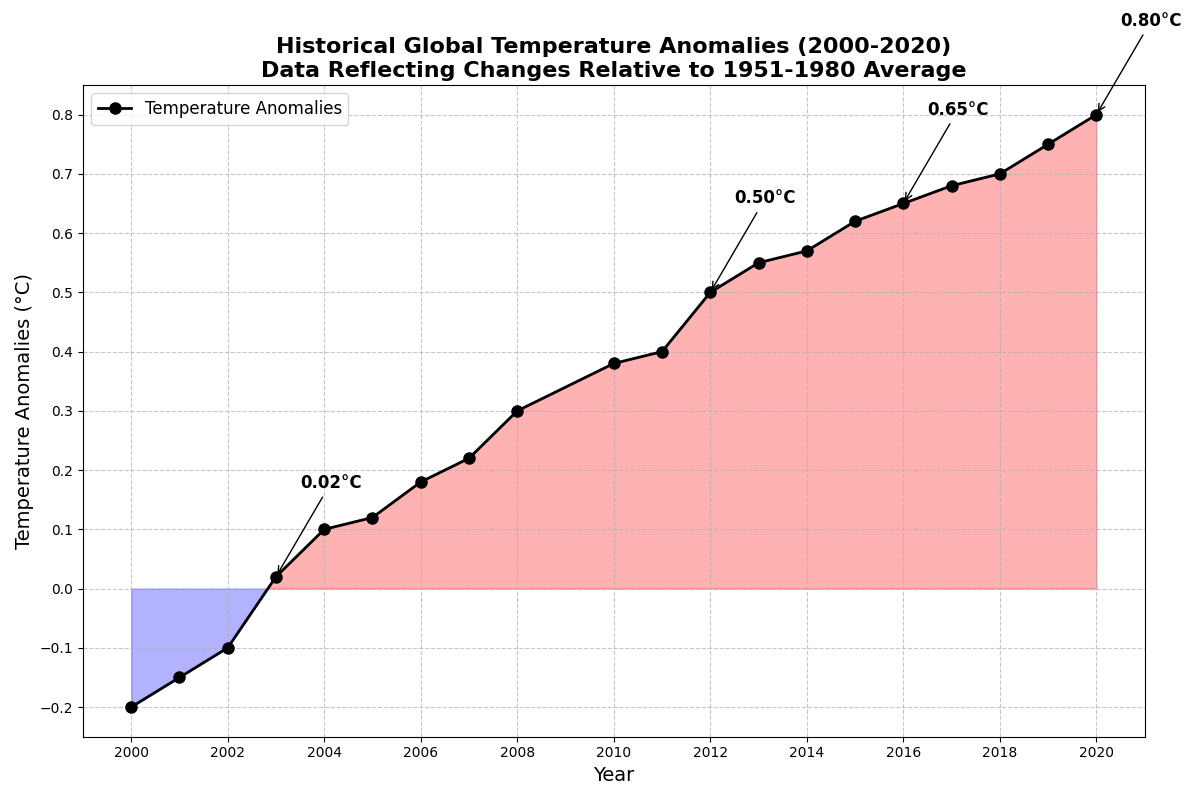

Write the Python code that produced this figure.
import matplotlib.pyplot as plt
import numpy as np

# Define years
years = np.array([2000, 2001, 2002, 2003, 2004, 2005, 2006, 2007, 2008, 
                  2010, 2011, 2012, 2013, 2014, 2015, 2016, 2017, 2018, 2019, 2020])

# Artificial data for temperature anomalies (in degrees Celsius)
temperature_anomalies = np.array([-0.2, -0.15, -0.1, 0.02, 0.1, 0.12, 0.18, 0.22, 0.3, 
                                  0.38, 0.4, 0.5, 0.55, 0.57, 0.62, 0.65, 0.68, 0.7, 0.75, 0.8])

# Colors for the different levels of temperature anomalies
colors = np.where(temperature_anomalies < 0, 'blue', 'red')

# Create the plot
fig, ax = plt.subplots(figsize=(12, 8))

# Plot the temperature anomalies
ax.plot(years, temperature_anomalies, marker='o', linestyle='-', color='black', linewidth=2, markersize=8, label='Temperature Anomalies')

# Fill under the curve with conditional coloring
ax.fill_between(years, temperature_anomalies, where=(temperature_anomalies < 0), color='blue', alpha=0.3, interpolate=True)
ax.fill_between(years, temperature_anomalies, where=(temperature_anomalies >= 0), color='red', alpha=0.3, interpolate=True)

# Title and labels
ax.set_title("Historical Global Temperature Anomalies (2000-2020)\nData Reflecting Changes Relative to 1951-1980 Average", fontsize=16, fontweight='bold')
ax.set_xlabel("Year", fontsize=14)
ax.set_ylabel("Temperature Anomalies (°C)", fontsize=14)

# Customizing x and y axis ticks
ax.set_xticks(np.arange(2000, 2021, 2))
ax.set_yticks(np.arange(-0.2, 0.9, 0.1))
ax.grid(True, linestyle='--', alpha=0.7)

# Adding a legend
ax.legend(loc="upper left", fontsize=12)

# Highlighting significant points
significant_points = [2003, 2012, 2016, 2020]
for sp in significant_points:
    if sp in years:
        sp_index = np.where(years == sp)[0][0]
        ax.annotate(f'{temperature_anomalies[sp_index]:.2f}°C', 
                    xy=(sp, temperature_anomalies[sp_index]), 
                    xytext=(sp+0.5, temperature_anomalies[sp_index]+0.15),
                    arrowprops=dict(facecolor='black', arrowstyle='->'),
                    fontsize=12, fontweight='bold')

# Automatic layout adjustment
plt.tight_layout()

# Show the plot
plt.show()
